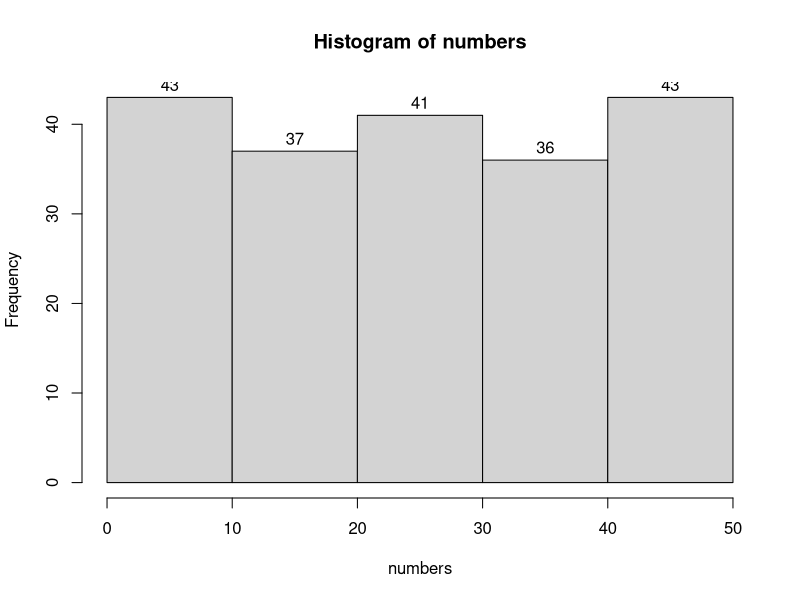

The R source for this figure:
## ---- chunk 1
# We are creating a vector c and we are populating it with 15 values
# Then we assign it to a variable called Age

Age <- c(18, 18, 20, 32, 45, 33, 19, 19, 20, 58, 63, 21, 19, 19, 18)

# If we call the variable Age we will get all 15 values
Age

# But we can also access any of the 15 entries we want by calling its "location"
Age[7]
## ---- chunk 2
# We are creating a vector c and we are populating it with 5 prices.
# The prices could be in £ or any other currency (we only type the value in).
# Then we assign our vector to a variable called Prices.

Prices <- c(115, 120, 200, 300, 500)

# call Price to see the values in the console

Prices

# We now want a new variable that will include the old prices doubled.
# We can call the new variable anything we want, let us call it Newprices

Newprices <- 2*Prices
# call Price to see the values in the console
Newprices


# But we can also access any of the 15 entries we want by calling its "location"
Age[7]
## ---- chunk 3

# I am using a R function called sample.int()
# This function creates random integer numbers
numbers <- sample.int(10, 5, replace = TRUE)

numbers

## ---- chunk 4
# Similarly as above, I will call sample.int()
# But this time I need 200 numbers between 1 and 50.
# See how my arguments have now changed.
numbers <- sample.int(50, 200, replace = TRUE)
numbers

# Now we will call a new function to help us group our data.
# First put them in 5 groups. The numbers in c() declare the numbers that define each group.

groups <- cut(numbers, breaks = c(0,10,20,30,40,50), right = TRUE)

# Now I can produce my frequency table using another function
summary(groups)


# We will now use a new function called hist that creates histograms.
# Note that this function has to work with the original numbers
# and not with the groups.


hist(numbers, breaks = 5, labels = TRUE)
